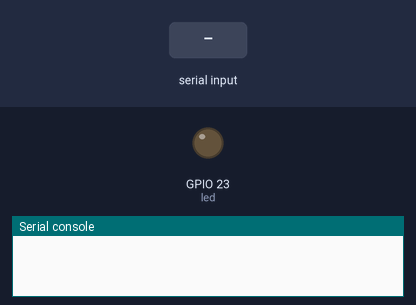
Recording of a program running on a simulated ESP32 board running MicroPython. On the bench: output pins drawn as LEDs (lit = HIGH), the last lines printed to the serial console. Inputs (shaded band) come from the test bench.

Above: at 1.2 s.
1.3 s: "yes\n" received over the second serial link
At 2.3 s:
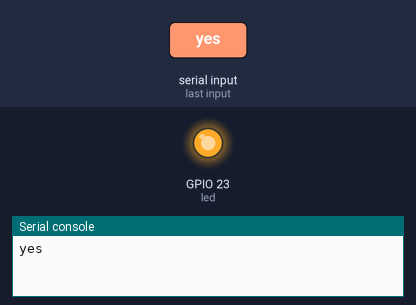
2.8 s: "no\n" received over the second serial link
At 3.4 s:
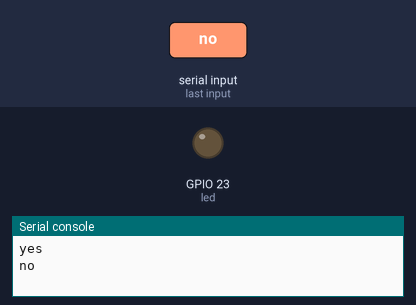
Timing chart, 0 to 5.8 s (numbered marks = the images above; inputs shaded):
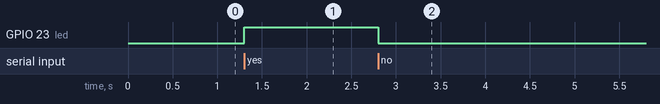

Measured:
- after the input at 1.3 s, GPIO 23 (led): LOW → HIGH at once
- after the input at 2.8 s, GPIO 23 (led): HIGH → LOW at once

The program:

uart.py
```python
# Example # 1: Simple UART for controlling
# the state of the onboard LED
# Author: George Bantique, TechToTinker
# Date: October 7, 2020

# Load the machine module in order to access the hardware
import machine
from time import sleep

# Create the led object in GPIO 2
led = machine.Pin(23, machine.Pin.OUT)
# Create the uart object in port 2
# Rx=GPIO 16, Tx=GPIO 17
machine.Pin(16).value(0)
machine.Pin(17).value(0)
uart = machine.UART(2, rx=16, tx=17, baudrate=115200, bits=8, parity=None, timeout=1)
led.off()
# Create a global variable to hold the receive data in serial
strMsg = ''

# This is the main loop
while True:
    # if there is character in receive serial buffer
    if uart.any() > 0:
        # Read all the character to strMsg variable
        strMsg = uart.read().decode().strip('\r\n')
        print(strMsg)
        # If there is 'on' string in strMsg,
        # Turn on the LED
        if 'no' in strMsg:
            led.off()
        # If there is 'off' string in strMsg,
        # Turn off the LED
        elif 'yes' in strMsg:
            led.on()
```
